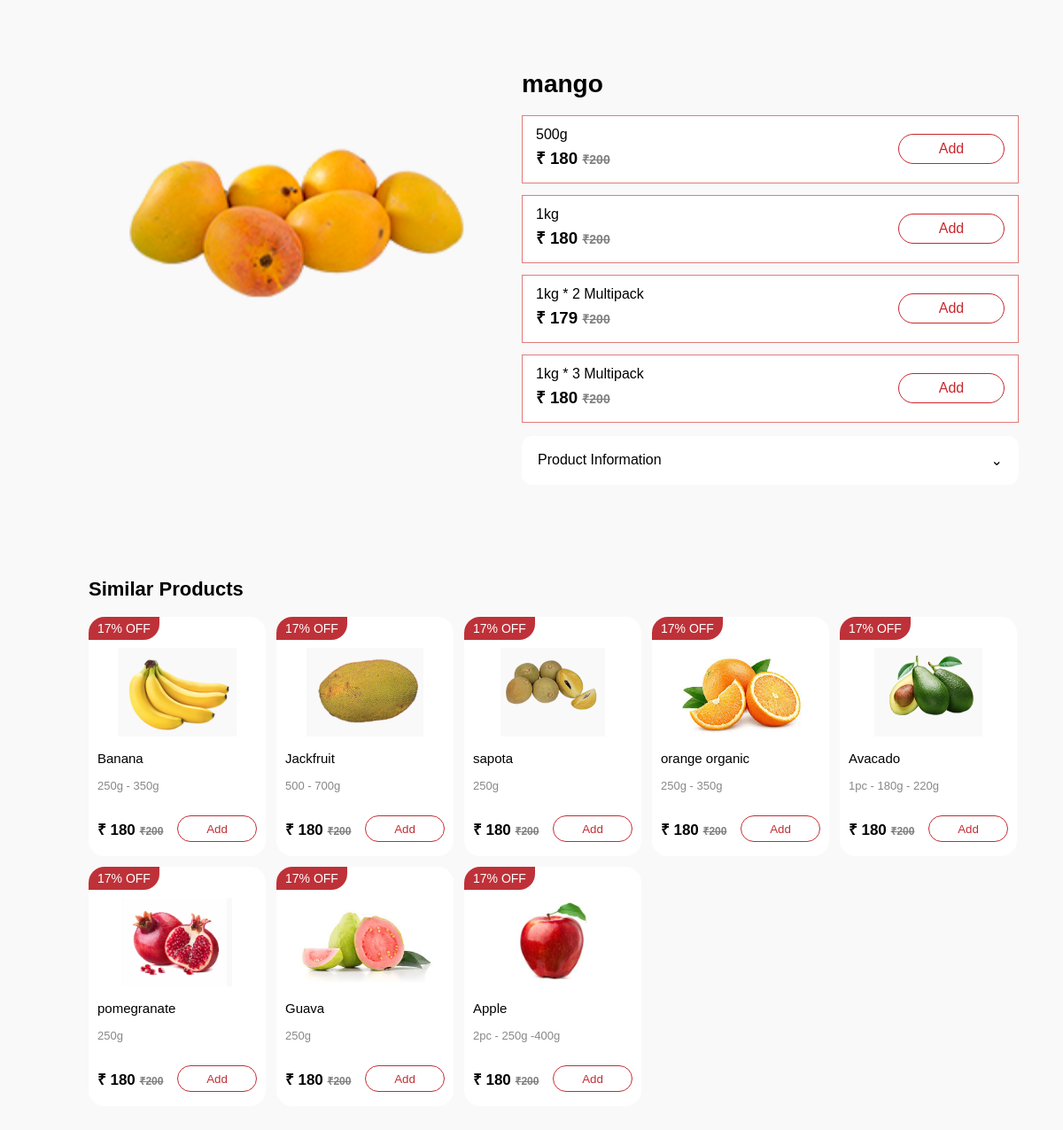
The app's page /product-details/13/ with its own data.
### store/models.py (models this page shows, shortened)
class Product(models.Model):
    category = models.ForeignKey(Category, on_delete=models.CASCADE)
    subcategory = models.ForeignKey('SubCategory', on_delete=models.CASCADE)
    name = models.CharField(max_length=100)
    price = models.IntegerField()
    image = models.ImageField(upload_to='products/')
    sku_code = models.CharField(max_length=100, unique=True, blank=True, null=True)
    sku_classification = models.CharField(max_length=100, blank=True, null=True)
    sku_classification1 = models.CharField(max_length=100, blank=True, null=True)
    discount_price = models.IntegerField(blank=True, null=True)
    offer = models.CharField(max_length=100, blank=True, null=True)
    about = models.TextField(blank=True, null=True)
    health_benefits = models.TextField(blank=True, null=True)
    nutrition = models.TextField(blank=True, null=True)
    origin = models.TextField(blank=True, null=True)

class ProductVariant(models.Model):
    product = models.ForeignKey(Product, on_delete=models.CASCADE, related_name='variants')
    sku_code = models.CharField(max_length=100, unique=True, blank=True, null=True)
    label = models.CharField(max_length=100)
    price = models.IntegerField()
    discount_price = models.IntegerField(blank=True, null=True)
    offer = models.CharField(max_length=100, blank=True, null=True)
    is_combo_pack = models.BooleanField(default=False)
    is_multi_pack = models.BooleanField(default=False)
    combo_sku_code = models.CharField(max_length=100, blank=True, null=True)
    combo_name = models.CharField(max_length=100, blank=True, null=True)
    combo_image = models.ImageField(upload_to='combo/', blank=True, null=True)
    stock_quantity = models.IntegerField(default=0)
    image = models.ImageField(upload_to='variant/', blank=True, null=True)
    cart_quantity = models.IntegerField(default=0)

### store/views.py (the view)
# urls.py: path('product-details/<int:id>/', views.product_details),
def product_details(request, id):
    product = Product.objects.get(id=id)
    variants = product.variants.all()
    similar_entry = SimilarProduct.objects.filter(
        product=product
    ).first()
    similar_products = []
    if similar_entry:
        similar_products = similar_entry.similar_product.all()
    return render(request, 'product_details.html', {
        'product': product,
        'variants': variants,
        'similar_products': similar_products
    })

### store/templates/product_details.html (shortened to what this page needs)
{% load static %}
<!doctype html>
<html>
  <head>
  </head>
  <body>
    <div class="details-container">
      <div>
        <img src="{{ product.image.url }}" class="product-big-img" />
      </div>
      <div class="details-right">
        <h1>{{ product.name }}</h1>
        {% for v in variants %}
        <div class="variant-row">
          <div>
            <p>{{ v.label }}</p>
            <h3>
              ₹ {{ v.discount_price }} {% if v.price %}
              <span>₹{{ v.price }}</span>
              {% endif %}
            </h3>
          </div>
          <div>
            <button
              class="add-btn"
              id="detailAddBtn{{ v.id }}"
              onclick="addDetailCart('{{ product.id }}', '{{ v.id }}', '{{ product.name }}', '{{ product.image.url }}', '{{ v.discount_price }}', '{{ v.label }}')"
            >
              Add
            </button>
          </div>
        </div>
        {% endfor %}
        <div class="info-box">
          <div class="info-header" onclick="toggleInfo()">
            <span>Product Information</span>
            <span>⌄</span>
          </div>
        </div>
      </div>
    </div>
    <div class="similar-section">
    <h2 class="similar-title">Similar Products</h2>
    <div class="similar-row">
        {% for p in similar_products %}
        <div class="similar-card">
            <div class="similar-offer">
                {% if p.offer %}
                    {{ p.offer }}
                {% else %}
                    17% OFF
                {% endif %}
            </div>
            <a href="/product-details/{{ p.id }}/"
               style="text-decoration:none;color:black;">
                <img src="{{ p.image.url }}" class="similar-product-img">
                <p class="similar-product-name">{{ p.name }}</p>
            </a>
            {% with first=p.variants.first %}
            <p class="similar-variant">{{ first.label }}</p>
            <div class="similar-bottom">
                <p class="similar-price">
                    ₹ {{ first.discount_price }}
                    <span>₹{{ first.price }}</span>
                </p>
                <button
                    class="similar-add-btn"
                    id="similarAddBtn{{ p.id }}"
                    data-variant-id="{{ first.id }}"
                    onclick="similarAddProduct('{{ p.id }}','{{ first.id }}','{{ p.name }}','{{ p.image.url }}','{{ first.discount_price }}','{{ first.label }}')">
                    Add
                </button>
            </div>
            {% endwith %}
        </div>
        {% endfor %}
    </div>
</div>
  </body>
</html>

### store/templates/product_details.html (style rules this page uses)
body { margin: 0; font-family: Arial, sans-serif; background: #f9f9f9; }
.details-container { display: grid; grid-template-columns: 45% 55%; gap: 40px; padding: 60px 90px; }
.product-big-img { width: 100%; height: 420px; object-fit: contain; }
.details-right h1 { font-size: 28px; }
.variant-row { border: 1px solid #e07b7b; padding: 12px 15px; margin: 13px 0; display: flex; justify-content: space-between; align-items: center; background: white; }
.variant-row p { margin: 0; font-size: 16px; }
.variant-row h3 { margin: 4px 0; }
.variant-row span { font-size: 14px; color: gray; text-decoration: line-through; }
.add-btn { width: 120px; height: 34px; border: 1px solid #c9272e; color: #c9272e; background: white; border-radius: 20px; font-size: 16px; cursor: pointer; }
.info-box { margin-top: 15px; background: white; border-radius: 12px; overflow: hidden; }
.info-header { padding: 18px; cursor: pointer; display: flex; justify-content: space-between; }
.similar-section { margin:45px 0 30px 100px; }
.similar-title { font-size:22px; font-weight:bold; margin-bottom:18px; }
.similar-row { display:grid; grid-template-columns:repeat(5, 200px); gap:12px; }
.similar-card { width:180px; height:250px; background:white; border-radius:18px; padding:10px; position:relative; }
.similar-offer { position:absolute; top:0; left:0; background:#be3138; color:white; padding:5px 10px; border-radius:18px 0 18px 0; font-size:14px; }
.similar-product-img { width:100%; height:100px; object-fit:contain; margin-top:25px; }
.similar-product-name { font-size:15px; margin-top:12px; }
.similar-variant { font-size:13px; color:#888; }
.similar-bottom { display:flex; justify-content:space-between; align-items:center; }
.similar-price { font-size:17px; font-weight:bold; }
.similar-price span { font-size:12px; color:gray; text-decoration:line-through; }
.similar-add-btn { width:90px; height:30px; border:1px solid #c12e35; color:#c12e35; background:white; border-radius:20px; }

### records on screen
Product: image (picture), name "mango"
ProductVariant: label "500g", discount_price "180", price "200"
ProductVariant: label "1kg", discount_price "180", price "200"
ProductVariant: label "1kg * 2 Multipack", discount_price "179", price "200"
ProductVariant: label "1kg * 3 Multipack", discount_price "180", price "200"
Product: offer "17% OFF", image (picture), name "Banana", variants.first.label "250g - 350g", variants.first.discount_price "180", variants.first.price "200"
Product: offer "17% OFF", image (picture), name "Jackfruit", variants.first.label "500 - 700g", variants.first.discount_price "180", variants.first.price "200"
Product: offer "17% OFF", image (picture), name "sapota", variants.first.label "250g", variants.first.discount_price "180", variants.first.price "200"
Product: offer "17% OFF", image (picture), name "orange organic", variants.first.label "250g - 350g", variants.first.discount_price "180", variants.first.price "200"
Product: offer "17% OFF", image (picture), name "Avacado", variants.first.label "1pc - 180g - 220g", variants.first.discount_price "180", variants.first.price "200"
Product: offer "17% OFF", image (picture), name "pomegranate", variants.first.label "250g", variants.first.discount_price "180", variants.first.price "200"
Product: offer "17% OFF", image (picture), name "Guava", variants.first.label "250g", variants.first.discount_price "180", variants.first.price "200"
Product: offer "17% OFF", image (picture), name "Apple", variants.first.label "2pc - 250g -400g", variants.first.discount_price "180", variants.first.price "200"
